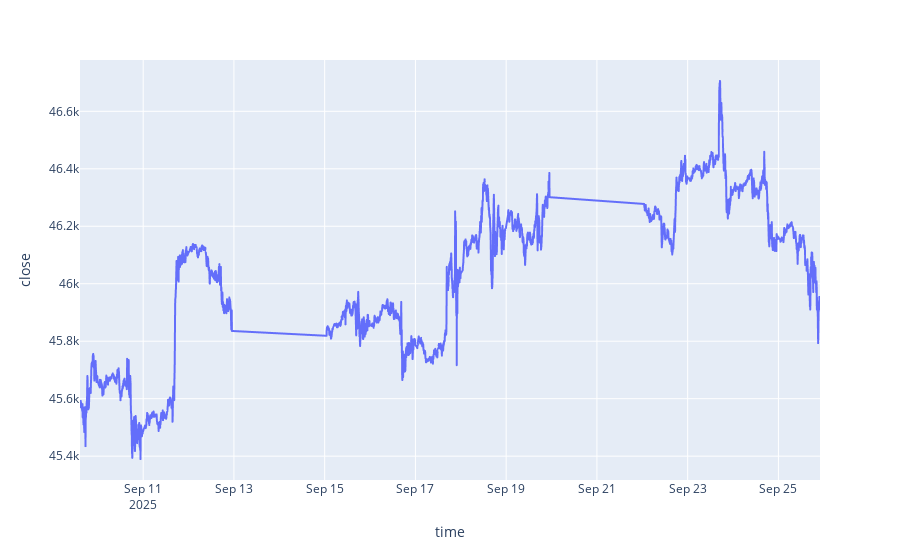

The cell this chart's notebook holds for it:
### Code cell
px.line(rates_df, x='time', y='close')

### Figure 1 — Plotly figure (JSON) as saved in the notebook; plotly's stock layout.template omitted (floating-point values rounded to 4 significant figures; data arrays with more than 128 entries replaced by an {"elided": "..."} marker saying what was removed)
{"data": [{"hovertemplate": "time=%{x}<br>close=%{y}<extra></extra>", "legendgroup": "", "line": {"color": "#636efa", "dash": "solid"}, "marker": {"symbol": "circle"}, "mode": "lines", "name": "", "showlegend": false, "type": "scattergl", "x": {"elided": "3365 str values"}, "xaxis": "x", "y": {"elided": "3365 float values"}, "yaxis": "y"}], "layout": {"legend": {"tracegroupgap": 0}, "margin": {"t": 60}, "xaxis": {"anchor": "y", "domain": [0, 1], "title": {"text": "time"}}, "yaxis": {"anchor": "x", "domain": [0, 1], "title": {"text": "close"}}}}
